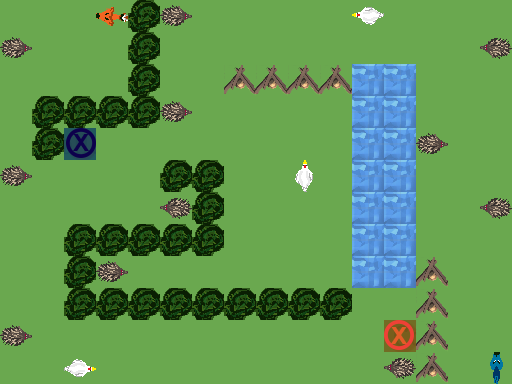

This is a level from a 2D game, rendered from its Tiled map with the project's own tilesets. A one-line summary and the complete map file follow:
An orthogonal 16x12 tile map with 32x32 px tiles, 3 tile layers (Ground, Obstacles, Objects), 1 hidden layer not drawn.

<map version="1.0" orientation="orthogonal" renderorder="right-down" width="16" height="12" tilewidth="32" tileheight="32" nextobjectid="1">
 <tileset firstgid="1" name="TilesetPlaceholder" tilewidth="32" tileheight="32" tilecount="240" columns="10">
  <image source="../../Tileset.png" width="320" height="768" />
 </tileset>
 <layer name="Ground" width="16" height="12">
  <data encoding="csv">
1,1,1,1,1,1,1,1,1,1,1,1,1,1,1,1,
1,1,1,1,1,1,1,1,1,1,1,1,1,1,1,1,
1,1,1,1,1,1,1,1,1,1,1,5,5,1,1,1,
1,1,1,1,1,1,1,1,1,1,1,5,5,1,1,1,
1,1,1,1,1,1,1,1,1,1,1,5,5,1,1,1,
1,1,1,1,1,1,1,1,1,1,1,5,5,1,1,1,
1,1,1,1,1,1,1,1,1,1,1,5,5,1,1,1,
1,1,1,1,1,1,1,1,1,1,1,5,5,1,1,1,
1,1,1,1,1,1,1,1,1,1,1,5,5,1,1,1,
1,1,1,1,1,1,1,1,1,1,1,1,1,1,1,1,
1,1,1,1,1,1,1,1,1,1,1,1,1,1,1,1,
1,1,1,1,1,1,1,1,1,1,1,1,1,1,1,1
</data>
 </layer>
 <layer name="Obstacles" width="16" height="12">
  <data encoding="csv">
0,0,0,0,42,0,0,0,0,0,0,0,0,0,0,0,
0,0,0,0,42,0,0,0,0,0,0,0,0,0,0,0,
0,0,0,0,42,0,0,41,41,41,41,0,0,0,0,0,
0,42,42,42,42,0,0,0,0,0,0,0,0,0,0,0,
0,42,0,0,0,0,0,0,0,0,0,0,0,0,0,0,
0,0,0,0,0,42,42,0,0,0,0,0,0,0,0,0,
0,0,0,0,0,0,42,0,0,0,0,0,0,0,0,0,
0,0,42,42,42,42,42,0,0,0,0,0,0,0,0,0,
0,0,42,0,0,0,0,0,0,0,0,0,0,41,0,0,
0,0,42,42,42,42,42,42,42,42,42,0,0,41,0,0,
0,0,0,0,0,0,0,0,0,0,0,0,0,41,0,0,
0,0,0,0,0,0,0,0,0,0,0,0,0,41,0,0
</data>
 </layer>
 <layer name="Objects" width="16" height="12">
  <data encoding="csv">
0,0,0,1610612927,0,2684354701,0,0,0,0,0,1610612921,0,0,0,0,
2684354701,0,0,0,0,0,0,0,0,0,0,0,0,0,0,1610612877,
0,0,0,0,0,0,0,0,0,0,0,0,0,0,0,0,
0,0,0,0,0,2684354701,0,0,0,0,0,0,0,0,0,0,
0,0,182,0,0,0,0,0,0,0,0,0,0,2684354701,0,0,
2684354701,0,0,0,0,0,0,0,0,185,0,0,0,0,0,0,
0,0,0,0,0,1610612877,0,0,0,0,0,0,0,0,0,1610612877,
0,0,0,0,0,0,0,0,0,0,0,0,0,0,0,0,
0,0,0,2684354701,0,0,0,0,0,0,0,0,0,0,0,0,
0,0,0,0,0,0,0,0,0,0,0,0,0,0,0,0,
2684354701,0,0,0,0,0,0,0,0,0,0,0,181,0,0,0,
0,0,2684354745,0,0,0,0,0,0,0,0,0,1610612877,0,0,192
</data>
 </layer>
 <layer name="Solution" width="16" height="12" visible="0">
  <data encoding="csv">
222,222,222,0,0,0,0,0,0,0,0,0,0,0,0,0,
222,0,0,0,0,232,232,232,232,232,232,232,232,232,232,232,
222,0,0,0,0,232,0,1,1,1,1,0,0,0,0,232,
222,0,0,0,0,232,0,0,0,0,0,0,0,0,0,232,
222,0,232,232,232,232,0,0,0,0,0,0,0,0,0,232,
222,0,0,0,0,0,0,0,0,0,0,0,0,0,0,232,
222,0,0,0,0,0,0,0,0,0,0,0,0,0,0,232,
222,0,0,0,0,0,0,0,0,0,0,0,0,0,0,232,
222,0,0,0,0,0,0,0,0,0,0,0,0,0,0,232,
222,0,0,0,0,0,0,0,0,0,0,0,0,0,0,232,
222,222,222,222,222,222,222,222,222,222,222,222,222,0,0,232,
0,0,0,0,0,0,0,0,0,0,0,0,0,0,0,0
</data>
 </layer>
</map>
